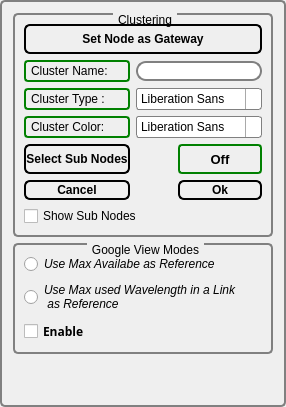
          <widget class="QGroupBox" name="T_groupbox">
           <property name="enabled">
            <bool>true</bool>
           </property>
           <property name="maximumSize">
            <size>
             <width>300</width>
             <height>16777215</height>
            </size>
           </property>
           <property name="styleSheet">
            <string notr="true">QGroupBox {
    background-color: qlineargradient(x1: 0, y1: 0, x2: 0, y2: 1,
                                      stop: 0 #E0E0E0, stop: 1 #FFFFFF);
    border: 2px solid gray;
    border-radius: 5px;
    margin-top: 1ex; /* leave space at the top for the title */
}

QGroupBox::title {
    subcontrol-origin: margin;
    subcontrol-position: top center; /* position at the top center */
    padding: 0 3px;
    background-color: qlineargradient(x1: 0, y1: 0, x2: 0, y2: 1,
                                      stop: 0 #FF0ECE, stop: 1 #FFFFFF);
}</string>
           </property>
           <property name="title">
            <string/>
           </property>
           <layout class="QGridLayout" name="gridLayout_14">
            <item row="2" column="0">
             <spacer name="verticalSpacer">
              <property name="orientation">
               <enum>Qt::Vertical</enum>
              </property>
              <property name="sizeHint" stdset="0">
               <size>
                <width>20</width>
                <height>40</height>
               </size>
              </property>
             </spacer>
            </item>
            <item row="0" column="0">
             <widget class="QGroupBox" name="Grouping_groupbox">
              <property name="title">
               <string>Clustering</string>
              </property>
              <layout class="QGridLayout" name="gridLayout_17">
               <item row="0" column="0">
                <layout class="QGridLayout" name="gridLayout_16">
                 <item row="0" column="0" colspan="3">
                  <widget class="QPushButton" name="SetGatewayNode_button">
                   <property name="minimumSize">
                    <size>
                     <width>84</width>
                     <height>30</height>
                    </size>
                   </property>
                   <property name="maximumSize">
                    <size>
                     <width>16777215</width>
                     <height>16777215</height>
                    </size>
                   </property>
                   <property name="font">
                    <font>
                     <weight>75</weight>
                     <bold>true</bold>
                    </font>
                   </property>
                   <property name="styleSheet">
                    <string notr="true">QPushButton {
    border: 2px solid #8f8f91;
    border-radius: 6px;
    background-color: qlineargradient(x1: 0, y1: 0, x2: 0, y2: 1,
                                      stop: 0 #f6f7fa, stop: 1 #dadbde);
    min-width: 80px;
	border-color: dark-orange;
}

QPushButton:pressed {
    background-color: qlineargradient(x1: 0, y1: 0, x2: 0, y2: 1,
                                      stop: 0 #dadbde, stop: 1 #f6f7fa);
}

QPushButton:flat {
    border: none; /* no border for a flat push button */
}

QPushButton:default {
    border-color: navy; /* make the default button prominent */
}</string>
                   </property>
                   <property name="text">
                    <string>Set Node as Gateway</string>
                   </property>
                  </widget>
                 </item>
                 <item row="1" column="0">
                  <widget class="QLabel" name="GroupName">
                   <property name="styleSheet">
                    <string notr="true"> QLabel {
    border: 2px solid green;
    border-radius: 4px;
    padding: 2px;
}</string>
                   </property>
                   <property name="text">
                    <string>Cluster Name:</string>
                   </property>
                  </widget>
                 </item>
                 <item row="1" column="1" colspan="2">
                  <widget class="QLineEdit" name="GroupName_edit">
                   <property name="styleSheet">
                    <string notr="true">QLineEdit {
    border: 2px solid gray;
    border-radius: 10px;
    padding: 0 8px;
    background: white;
    selection-background-color: darkgray;
}</string>
                   </property>
                  </widget>
                 </item>
                 <item row="2" column="0">
                  <widget class="QLabel" name="GroupID">
                   <property name="styleSheet">
                    <string notr="true"> QLabel {
    border: 2px solid green;
    border-radius: 4px;
    padding: 2px;
}</string>
                   </property>
                   <property name="text">
                    <string>Cluster Type :</string>
                   </property>
                  </widget>
                 </item>
                 <item row="2" column="1" colspan="2">
                  <widget class="QFontComboBox" name="cluster_type_combobox">
                   <property name="maximumSize">
                    <size>
                     <width>126</width>
                     <height>22</height>
                    </size>
                   </property>
                   <property name="styleSheet">
                    <string notr="true">QComboBox {
    border: 1px solid gray;
    border-radius: 3px;
    padding: 1px 18px 1px 3px;
    min-width: 6em;
}

QComboBox:editable {
    background: white;
}

QComboBox:!editable, QComboBox::drop-down:editable {
     background: qlineargradient(x1: 0, y1: 0, x2: 0, y2: 1,
                                 stop: 0 #E1E1E1, stop: 0.4 #DDDDDD,
                                 stop: 0.5 #D8D8D8, stop: 1.0 #D3D3D3);
}

/* QComboBox gets the &quot;on&quot; state when the popup is open */
QComboBox:!editable:on, QComboBox::drop-down:editable:on {
    background: qlineargradient(x1: 0, y1: 0, x2: 0, y2: 1,
                                stop: 0 #D3D3D3, stop: 0.4 #D8D8D8,
                                stop: 0.5 #DDDDDD, stop: 1.0 #E1E1E1);
}

QComboBox:on { /* shift the text when the popup opens */
    padding-top: 3px;
    padding-left: 4px;
}

QComboBox::drop-down {
    subcontrol-origin: padding;
    subcontrol-position: top right;
    width: 15px;

    border-left-width: 1px;
    border-left-color: darkgray;
    border-left-style: solid; /* just a single line */
    border-top-right-radius: 3px; /* same radius as the QComboBox */
    border-bottom-right-radius: 3px;
}

QComboBox::down-arrow {
    image: url(/usr/share/icons/crystalsvg/16x16/actions/1downarrow.png);
}

QComboBox::down-arrow:on { /* shift the arrow when popup is open */
    top: 1px;
    left: 1px;
}</string>
                   </property>
                   <property name="frame">
                    <bool>true</bool>
                   </property>
                  </widget>
                 </item>
                 <item row="3" column="0">
                  <widget class="QLabel" name="GroupColor">
                   <property name="styleSheet">
                    <string notr="true"> QLabel {
    border: 2px solid green;
    border-radius: 4px;
    padding: 2px;
}</string>
                   </property>
                   <property name="text">
                    <string>Cluster Color:</string>
                   </property>
                  </widget>
                 </item>
                 <item row="3" column="1" colspan="2">
                  <widget class="QFontComboBox" name="ClusterColor_combobox">
                   <property name="maximumSize">
                    <size>
                     <width>126</width>
                     <height>22</height>
                    </size>
                   </property>
                   <property name="styleSheet">
                    <string notr="true">QComboBox {
    border: 1px solid gray;
    border-radius: 3px;
    padding: 1px 18px 1px 3px;
    min-width: 6em;
}

QComboBox:editable {
    background: white;
}

QComboBox:!editable, QComboBox::drop-down:editable {
     background: qlineargradient(x1: 0, y1: 0, x2: 0, y2: 1,
                                 stop: 0 #E1E1E1, stop: 0.4 #DDDDDD,
                                 stop: 0.5 #D8D8D8, stop: 1.0 #D3D3D3);
}

/* QComboBox gets the &quot;on&quot; state when the popup is open */
QComboBox:!editable:on, QComboBox::drop-down:editable:on {
    background: qlineargradient(x1: 0, y1: 0, x2: 0, y2: 1,
                                stop: 0 #D3D3D3, stop: 0.4 #D8D8D8,
                                stop: 0.5 #DDDDDD, stop: 1.0 #E1E1E1);
}

QComboBox:on { /* shift the text when the popup opens */
    padding-top: 3px;
    padding-left: 4px;
}

QComboBox::drop-down {
    subcontrol-origin: padding;
    subcontrol-position: top right;
    width: 15px;

    border-left-width: 1px;
    border-left-color: darkgray;
    border-left-style: solid; /* just a single line */
    border-top-right-radius: 3px; /* same radius as the QComboBox */
    border-bottom-right-radius: 3px;
}

QComboBox::down-arrow {
    image: url(/usr/share/icons/crystalsvg/16x16/actions/1downarrow.png);
}

QComboBox::down-arrow:on { /* shift the arrow when popup is open */
    top: 1px;
    left: 1px;
}</string>
                   </property>
                  </widget>
                 </item>
                 <item row="4" column="0">
                  <widget class="QPushButton" name="SelectSubNode_button">
                   <property name="minimumSize">
                    <size>
                     <width>84</width>
                     <height>30</height>
                    </size>
                   </property>
                   <property name="font">
                    <font>
                     <weight>75</weight>
                     <bold>true</bold>
                    </font>
                   </property>
                   <property name="styleSheet">
                    <string notr="true">QPushButton {
    border: 2px solid #8f8f91;
    border-radius: 6px;
    background-color: qlineargradient(x1: 0, y1: 0, x2: 0, y2: 1,
                                      stop: 0 #f6f7fa, stop: 1 #dadbde);
    min-width: 80px;
	border-color: dark-orange;
}

QPushButton:pressed {
    background-color: qlineargradient(x1: 0, y1: 0, x2: 0, y2: 1,
                                      stop: 0 #dadbde, stop: 1 #f6f7fa);
}

QPushButton:flat {
    border: none; /* no border for a flat push button */
}

QPushButton:default {
    border-color: navy; /* make the default button prominent */
}</string>
                   </property>
                   <property name="text">
                    <string>Select Sub Nodes</string>
                   </property>
                  </widget>
                 </item>
                 <item row="4" column="2">
                  <widget class="QLabel" name="SelectSubNode">
                   <property name="palette">
                    <palette>
                     <active/>
                     <inactive/>
                     <disabled/>
                    </palette>
                   </property>
                   <property name="font">
                    <font>
                     <pointsize>10</pointsize>
                     <weight>75</weight>
                     <bold>true</bold>
                    </font>
                   </property>
                   <property name="styleSheet">
                    <string notr="true"> QLabel {
    border: 2px solid green;
    border-radius: 4px;
    padding: 2px;
}</string>
                   </property>
                   <property name="text">
                    <string>Off</string>
                   </property>
                   <property name="alignment">
                    <set>Qt::AlignCenter</set>
                   </property>
                  </widget>
                 </item>
                 <item row="5" column="0">
                  <widget class="QPushButton" name="Cancel_button">
                   <property name="minimumSize">
                    <size>
                     <width>84</width>
                     <height>20</height>
                    </size>
                   </property>
                   <property name="font">
                    <font>
                     <weight>75</weight>
                     <bold>true</bold>
                    </font>
                   </property>
                   <property name="styleSheet">
                    <string notr="true">QPushButton {
    border: 2px solid #8f8f91;
    border-radius: 6px;
    background-color: qlineargradient(x1: 0, y1: 0, x2: 0, y2: 1,
                                      stop: 0 #f6f7fa, stop: 1 #dadbde);
    min-width: 80px;
	border-color: dark-orange;
}

QPushButton:pressed {
    background-color: qlineargradient(x1: 0, y1: 0, x2: 0, y2: 1,
                                      stop: 0 #dadbde, stop: 1 #f6f7fa);
}

QPushButton:flat {
    border: none; /* no border for a flat push button */
}

QPushButton:default {
    border-color: navy; /* make the default button prominent */
}</string>
                   </property>
                   <property name="text">
                    <string>Cancel</string>
                   </property>
                  </widget>
                 </item>
                 <item row="5" column="2">
                  <widget class="QPushButton" name="OK_button">
                   <property name="minimumSize">
                    <size>
                     <width>84</width>
                     <height>20</height>
                    </size>
                   </property>
                   <property name="font">
                    <font>
                     <weight>75</weight>
                     <bold>true</bold>
                    </font>
                   </property>
                   <property name="styleSheet">
                    <string notr="true">QPushButton {
    border: 2px solid #8f8f91;
    border-radius: 6px;
    background-color: qlineargradient(x1: 0, y1: 0, x2: 0, y2: 1,
                                      stop: 0 #f6f7fa, stop: 1 #dadbde);
    min-width: 80px;
	border-color: dark-orange;
}

QPushButton:pressed {
    background-color: qlineargradient(x1: 0, y1: 0, x2: 0, y2: 1,
                                      stop: 0 #dadbde, stop: 1 #f6f7fa);
}

QPushButton:flat {
    border: none; /* no border for a flat push button */
}

QPushButton:default {
    border-color: navy; /* make the default button prominent */
}</string>
                   </property>
                   <property name="text">
                    <string>Ok</string>
                   </property>
                  </widget>
                 </item>
                 <item row="6" column="0" colspan="2">
                  <widget class="QCheckBox" name="ShowSubNodes">
                   <property name="styleSheet">
                    <string notr="true"/>
                   </property>
                   <property name="text">
                    <string>Show Sub Nodes</string>
                   </property>
                  </widget>
                 </item>
                </layout>
               </item>
              </layout>
             </widget>
            </item>
            <item row="1" column="0">
             <widget class="QGroupBox" name="ViewGroupbox">
              <property name="title">
               <string>Google View Modes</string>
              </property>
              <layout class="QGridLayout" name="gridLayout_18">
               <item row="0" column="0">
                <widget class="QRadioButton" name="Max_available_radiobutton">
                 <property name="font">
                  <font>
                   <italic>true</italic>
                  </font>
                 </property>
                 <property name="text">
                  <string>Use Max Availabe as Reference</string>
                 </property>
                </widget>
               </item>
               <item row="1" column="0">
                <widget class="QRadioButton" name="Max_Used_radiobutton">
                 <property name="font">
                  <font>
                   <italic>true</italic>
                   <strikeout>false</strikeout>
                  </font>
                 </property>
                 <property name="text">
                  <string>Use Max used Wavelength in a Link
 as Reference</string>
                 </property>
                </widget>
               </item>
               <item row="2" column="0">
                <widget class="QCheckBox" name="Enable_google_view_checkbox">
                 <property name="font">
                  <font>
                   <family>IRANSans</family>
                   <weight>75</weight>
                   <italic>false</italic>
                   <bold>true</bold>
                  </font>
                 </property>
                 <property name="styleSheet">
                  <string notr="true"/>
                 </property>
                 <property name="text">
                  <string>Enable</string>
                 </property>
                </widget>
               </item>
              </layout>
             </widget>
            </item>
           </layout>
          </widget>
